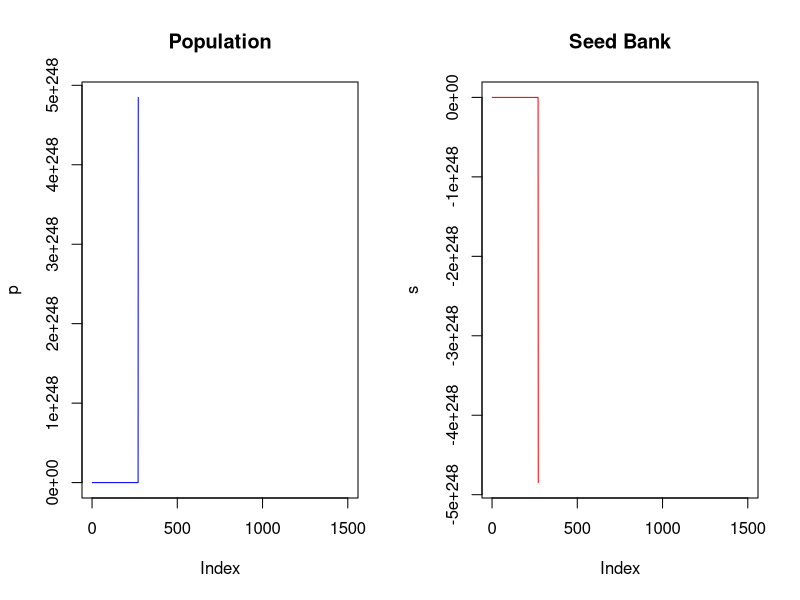

Here is the R script that generated this plot:
#doesn't work b/c seed growth when pop is 0 is 0

LEN = 1500

K = 1
r = .01
e = 10
seedgrowth = function(pt, st) r*pt*(K-pt)*(st+10*pt)
  
p0 = .001
p = array(LEN)
p[1] = p0

s0 = 0
s = array(LEN)
s[1] = s0

for (t in 1:(LEN-1)) {
  p[t+1] = p[t] + seedgrowth(p[t], s[t])
  s[t+1] = s[t] + e*p[t] - seedgrowth(p[t], s[t])
}

par(mfrow = c(1, 2))

plot(p,type="l", col="blue", main = "Population")
plot(s, type="l", col="red", main="Seed Bank")